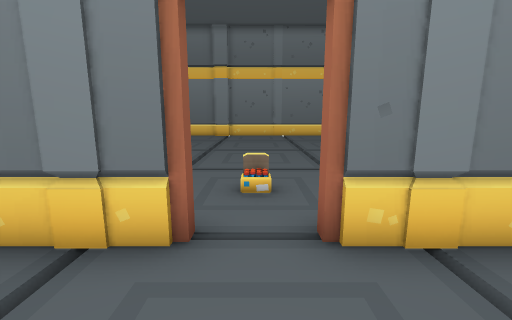
view 1 (above)

12 first-person views from a walk through a Unity game level. The camera is 1.5 m above the floor, tilts 10° down and sees 90° across. The floor is counted in squares, 1 m on a side. Each view is taken from the middle of a square. On the plan, view 1 faces up. The plan holds only what a view shows up to about 13 squares ahead; the rest is blank. The place goes on beyond the plan. The player character is not drawn. Some animated figures are left out. Door leaves are left out, so doorways stand open.

view 2
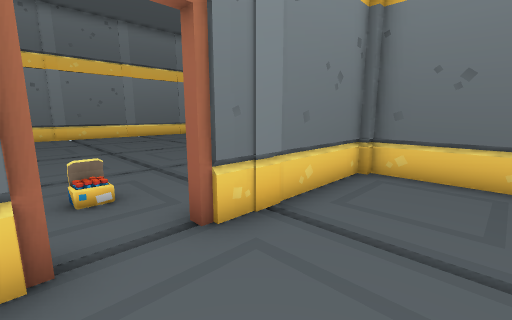

view 3
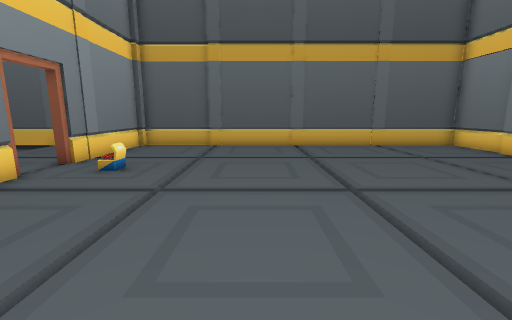

view 4
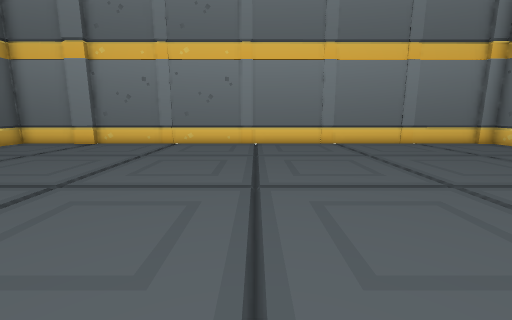

view 5
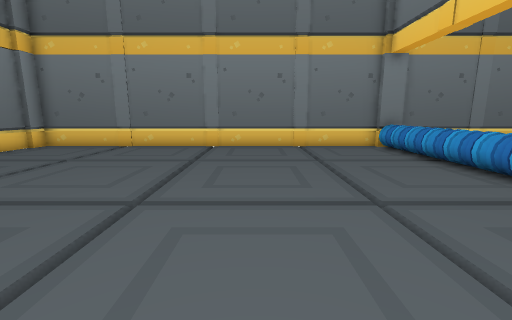

view 6
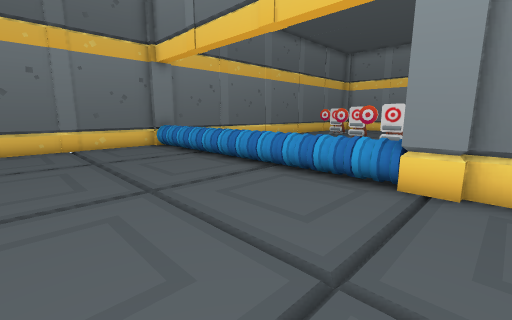

view 7
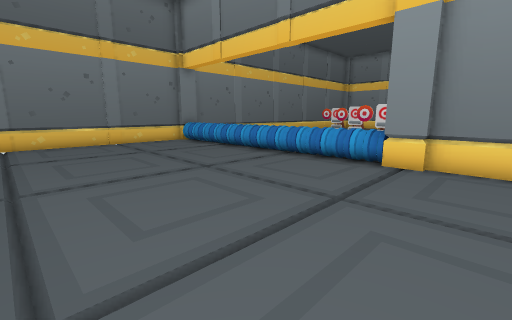

view 8
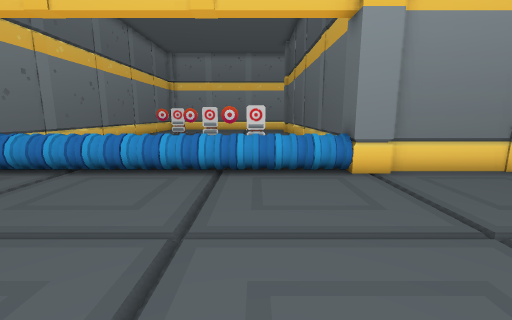

view 9
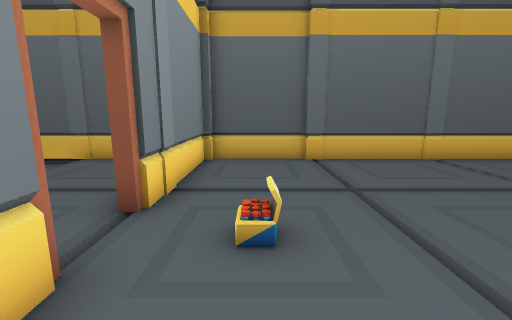

view 10
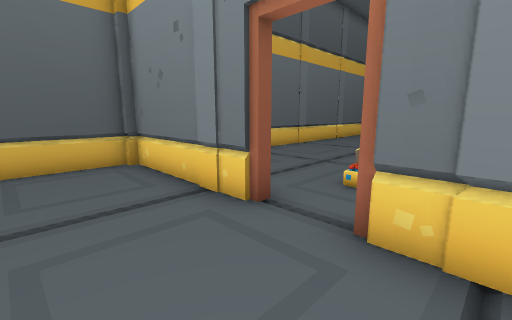

view 11
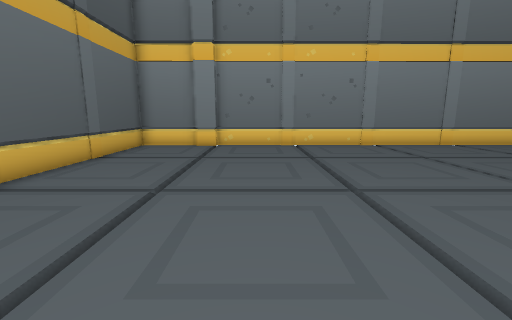

view 12
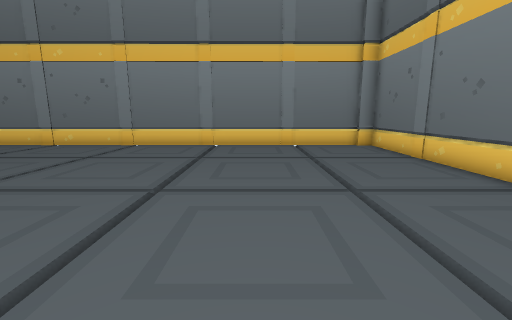

### Floor plan
Points are (right, up) in squares from view 1. A wall is a line through its corners. A room is listed if a view was taken in it or the views show most of it. See-through windows are left out.
Room 1 (views 1, 2, 10)
walls: (-0.8, 2.7) (-5.7, 2.7) (-5.7, -3.1); (5.8, -0.1) (5.8, 2.5); (5.5, 2.7) (0.8, 2.7)
low walls: (-6, -1.5) (-6, -2.6)
ways out: open door at (0, 3) to room 2
objects: pillar (2, 3)
Room 2 (views 3, 4, 5, 6, 7, 8, 9, 11, 12)
walls: (6.2, 1.8) (6.2, -3.2); (0.8, 3.3) (5.5, 3.3); (-5.7, 6.6) (-5.7, 3.3) (-0.8, 3.3); (16.5, 18.9) (-1.6, 18.8); (-3.4, 18.8) (-5.7, 18.8) (-5.7, 7.4); (17.8, -3.2) (17.8, 18.5)
ways out: open door at (0, 3) to room 1; opening at (17, 18)
objects: pillar (-3, 19); pillar (-3, 19) to (-2, 20); other object (0, 5); pillar (2, 19); pillar (6, 3); pillar (6, 19); other object (7, 3); other object (8, 3); other object (9, 3); other object (10, 3); pillar (10, 19); other object (11, 3); other object (12, 3); other object (13, 3); other object (14, 3); pillar (14, 19); other object (15, 3); other object (16, 3); other object (17, 3); other object (18, 7); pillar (18, 11); pillar (18, 15)

Positions as (right, up) in squares from view 1, and headings:
1: (0, 0), facing up
2: (-1, 0), facing up-right
3: (7, 9), facing left
4: (6, 6), facing up
5: (6, 9), facing right
6: (5, 9), facing down-right
7: (4, 11), facing down-right
8: (9, 10), facing down
9: (3, 5), facing left
10: (2, 0), facing up-left
11: (0, 6), facing up
12: (12, 6), facing up
